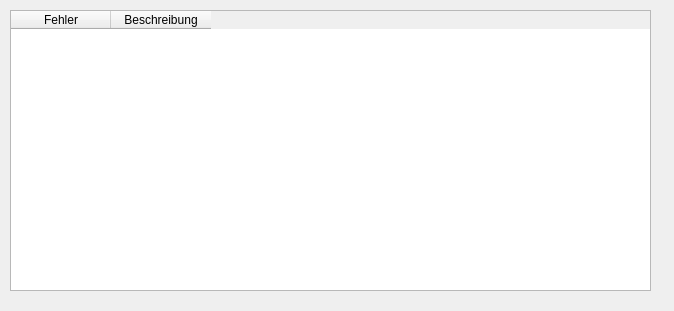
<?xml version="1.0" encoding="UTF-8"?>
<ui version="4.0">
 <class>Results</class>
 <widget class="QDialog" name="Results">
  <property name="geometry">
   <rect>
    <x>0</x>
    <y>0</y>
    <width>674</width>
    <height>311</height>
   </rect>
  </property>
  <property name="windowTitle">
   <string>Dialog</string>
  </property>
  <widget class="QTableWidget" name="tableWidget">
   <property name="geometry">
    <rect>
     <x>10</x>
     <y>10</y>
     <width>641</width>
     <height>281</height>
    </rect>
   </property>
   <column>
    <property name="text">
     <string>Fehler</string>
    </property>
   </column>
   <column>
    <property name="text">
     <string>Beschreibung</string>
    </property>
   </column>
  </widget>
 </widget>
 <resources/>
 <connections/>
</ui>
